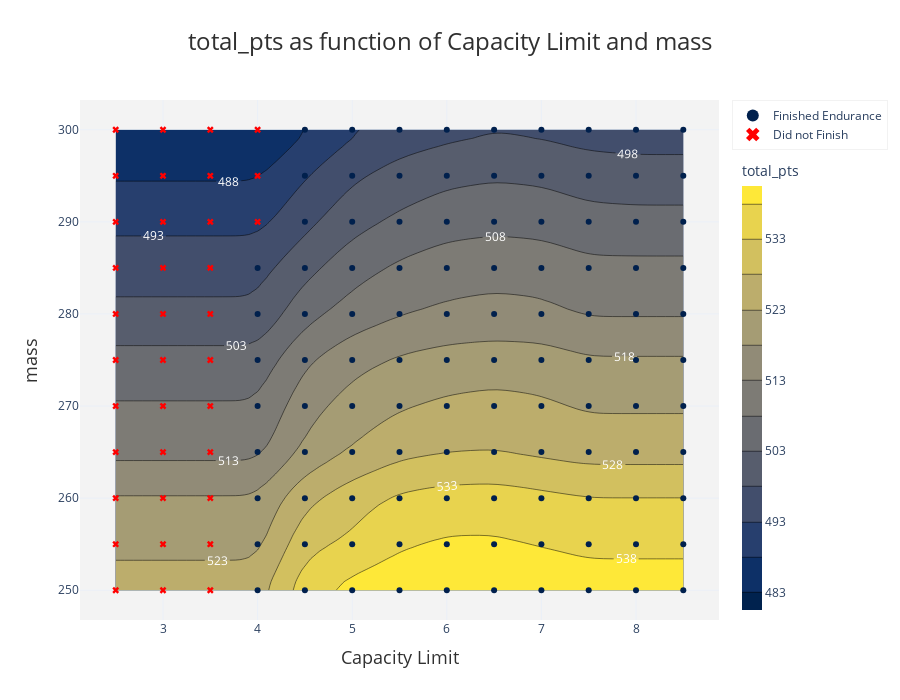

Here is the notebook cell this chart was saved with:
### Code cell
cap_limit_results_2D.plot_contour()
